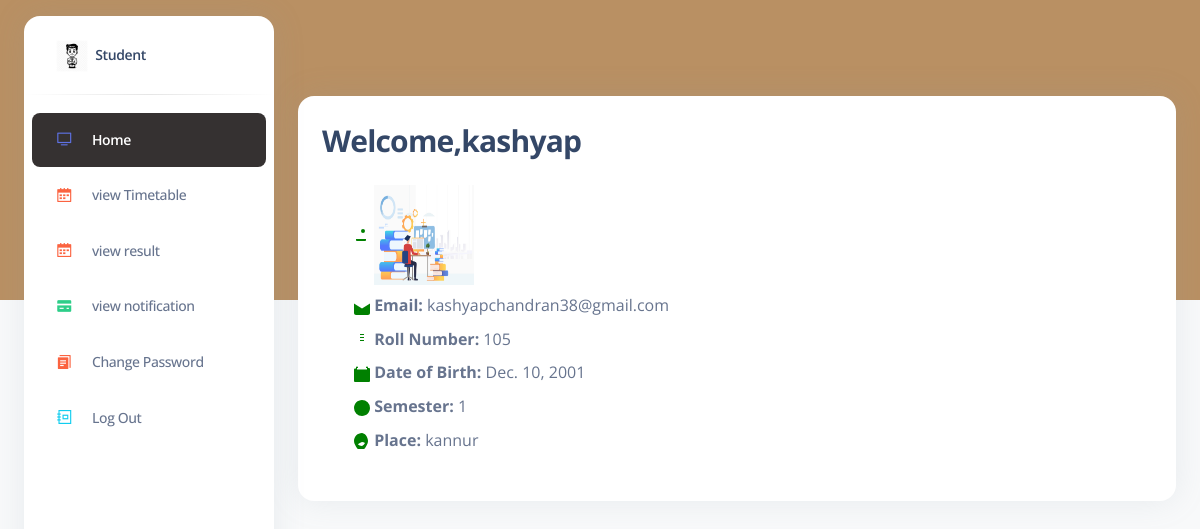
/studdashboard/ (signed in), run on the app's committed database.
### adminapp/models.py (models this page shows)
class User(AbstractUser):
    is_fac= models.BooleanField(default=False)
    is_stud = models.BooleanField(default=False)
    phone_number = models.CharField(max_length=12,null=True,blank=True)
    dob=models.DateField(null=True,blank=True)
    place= models.CharField(max_length=100,null=True,blank=True)
    state = models.CharField(max_length=30,null=True,blank=True)
    image = models.ImageField(upload_to="user/",null=True,blank=True)
    semester=models.CharField(max_length=50,null=True,blank=True)
    address=models.CharField(max_length=150,null=True,blank=True)

### adminapp/views.py (the view)
# urls.py: path('studdashboard/',views.studdashboard,name="studdashboard"),
@login_required(login_url='/')
def studdashboard(request):
    current_page = 'studdashboard'
    current_user = request.user
    context = {
        'current_page': current_page,
        'student': current_user
    }
    return render(request, 'admin_app/pages/studentdashboard.html', context)

### templates/admin_app/pages/studentdashboard.html (shortened to what this page needs)
{% extends "admin_app/components/base.html" %}
{% load static %}
{% block content %}
{% include 'admin_app/components/header2.html' %}
<div class="container-fluid py-4">
  <div class="card mt-5">
    <div class="card-body">
      <h3 class="pb-3">Welcome,{{user.username}}</h3>
      <ul style="list-style: none;">
        <li class="pb-2">
          <span style="color: green;">
            <svg xmlns="http://www.w3.org/2000/svg" width="16" height="16" fill="currentColor" class="bi bi-person-fill" viewBox="0 0 16 16">
              <path d="M3 14s-1 0-1-1v-1h10v1c0 1-1 1-1 1H3zm4-10a2 2 0 1 1 4 0 2 2 0 0 1-4 0z"/>
            </svg>
          </span>
          <span>
            <img src="{{ user.image.url }}" alt="Student Image" width="100" height="100">
          </span>
        </li>
        <li class="pb-2">
          <span style="color: green;">
            <svg xmlns="http://www.w3.org/2000/svg" width="16" height="16" fill="currentColor" class="bi bi-envelope-fill" viewBox="0 0 16 16">
              <path d="M0 4.5V14c0 1.1.9 2 2 2h12c1.1 0 2-.9 2-2V4.5L8 9.5 0 4.5z"/>
            </svg>
          </span>
          <span>
            <strong>Email:</strong> {{ user.email }}
          </span>
        </li>
        <li class="pb-2">
          <span style="color: green;">
            <svg xmlns="http://www.w3.org/2000/svg" width="16" height="16" fill="currentColor" class="bi bi-123" viewBox="0 0 16 16">
              <path d="M6 1h4v1H6V1zm0 3h4v1H6V4zm0 3h4v1H6V7z"/>
            </svg>
          </span>
          <span>
            <strong>Roll Number:</strong> {{ user.id }}
          </span>
        </li>
        <li class="pb-2">
          <span style="color: green;">
            <svg xmlns="http://www.w3.org/2000/svg" width="16" height="16" fill="currentColor" class="bi bi-calendar-fill" viewBox="0 0 16 16">
              <path d="M0 3.5a1 1 0 0 1 1-1h1V1.5a1 1 0 0 1 2 0V2h8V1.5a1 1 0 0 1 2 0V2h1a1 1 0 0 1 1 1v12a1 1 0 0 1-1 1H1a1 1 0 0 1-1-1v-12zm3 0h10V2H3v1.5zm5 8.5h-2v-1h2v1zm-2-3h2v1h-2V9z"/>
            </svg>
          </span>
          <span>
            <strong>Date of Birth:</strong> {{ user.dob }}
          </span>
        </li>
        <li class="pb-2">
          <span style="color: green;">
            <svg xmlns="http://www.w3.org/2000/svg" width="16" height="16" fill="currentColor" class="bi bi-building-fill" viewBox="0 0 16 16">
              <path d="M8 0a8 8 0 0 1 8 8c0 4.418-3.582 8-8 8a8 8 0 0 1-8-8c0-4.418 3.582-8 8-8zm1 11h2v2H9v-2zm-3 0h2v2H6v-2zm7-3h-2V5h-2V3h4v5z"/>
            </svg>
          </span>
          <span>
            <strong>Semester:</strong> {{ user.semester }}
          </span>
        </li>
        <li class="pb-2">
          <span style="color: green;">
          </span>
          <span>
            <strong>Place:</strong> {{ user.place }}
          </span>
        </li>
      </ul>
    </div>
  </div>
</div>
{% endblock content %}

### data on the page
User: username "kashyap", image (picture), email "kashyapchandran38@gmail.com", id "105", dob "Dec. 10, 2001", semester "1", place "kannur"
